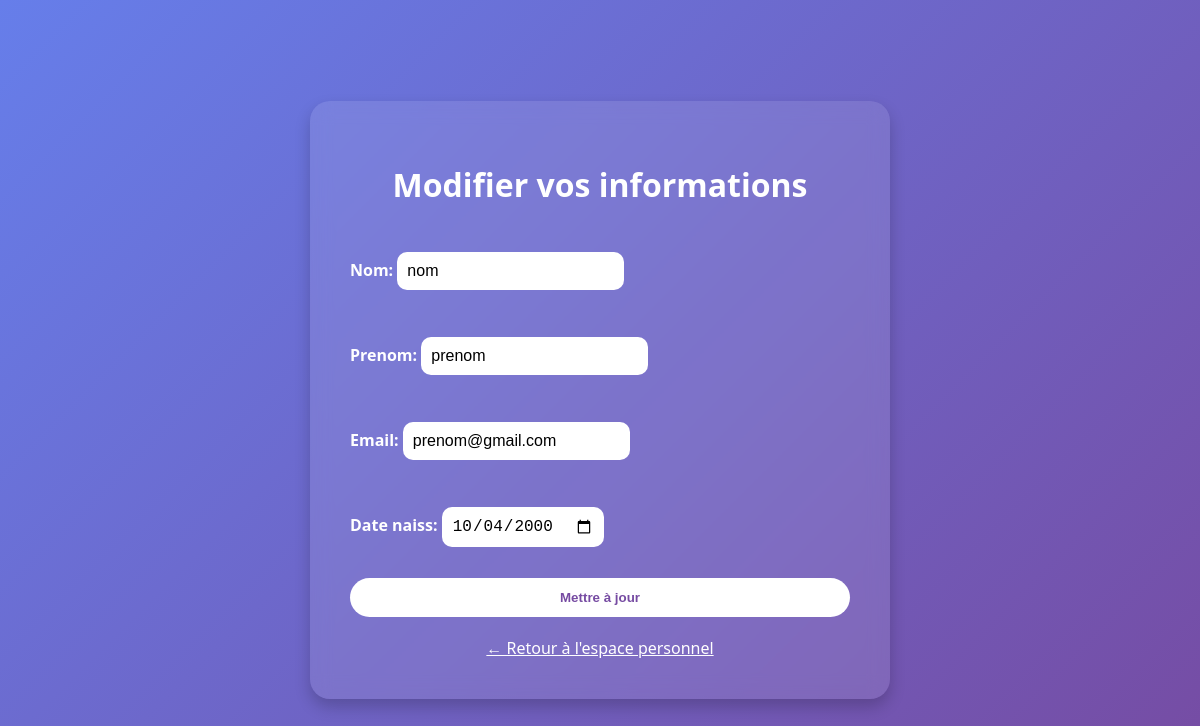
The page /benvoplanify/modifier-benevole/ (signed in) on the database its author committed.
### benvoplanify/models.py (models this page shows, shortened)
class Benevole(models.Model):
    user = models.OneToOneField(settings.AUTH_USER_MODEL, on_delete=models.CASCADE)
    nom = models.CharField(max_length=50)
    prenom = models.CharField(max_length=50)
    email = models.EmailField(unique=True)
    date_naiss = models.DateField()

### benvoplanify/views.py (the view)
# urls.py: path('modifier-benevole/',views.modif_benev, name='modif_benev'),
@login_required
def modif_benev(request):
    user = request.user
    benevole = get_object_or_404(Benevole, user=user)
    if request.method == 'POST':
        form = BenevoleForm(request.POST, instance=benevole)
        if form.is_valid():
            form.save()
            return redirect('espace_perso')
    else:
        form = BenevoleForm(instance=benevole)
    return render(request, 'benvoplanify/modif_benev.html', {'form': form})

### benvoplanify/forms.py
class BenevoleForm(forms.ModelForm):
    class Meta:
        model = Benevole
        fields = ['nom', 'prenom', 'email', 'date_naiss']
        widgets = {
            'date_naiss': forms.DateInput(attrs={'type': 'date'}),
        }

### benvoplanify/templates/benvoplanify/modif_benev.html (shortened to what this page needs)
<!DOCTYPE html>
<html lang="fr">
<head>
</head>
<body>
    <div class="container">
        <h1>Modifier vos informations</h1>
        <form method="post">
            {{ form.as_p }}
            <button type="submit">Mettre à jour</button>
        </form>
        <a href="{% url 'espace_perso' %}" class="back-link">← Retour à l'espace personnel</a>
    </div>
</body>
</html>

### benvoplanify/templates/benvoplanify/modif_benev.html (style rules this page uses)
body { margin: 0; padding: 0; font-family: 'Segoe UI', Tahoma, Geneva, Verdana, sans-serif; background: linear-gradient(135deg, #667eea, #764ba2); color: #fff; display: flex; justify-content: center; align-items: center; height: 100vh; }
.container { background-color: rgba(255, 255, 255, 0.1); padding: 40px; border-radius: 20px; box-shadow: 0 8px 16px rgba(0, 0, 0, 0.2); backdrop-filter: blur(10px); width: 100%; max-width: 500px; }
h1 { text-align: center; margin-bottom: 30px; }
form { display: flex; flex-direction: column; }
label { margin-bottom: 5px; font-weight: bold; }
input, select, textarea { padding: 10px; border: none; border-radius: 10px; margin-bottom: 15px; font-size: 1rem; }
button { padding: 12px; border: none; border-radius: 30px; background-color: #fff; color: #764ba2; font-weight: bold; cursor: pointer; transition: 0.3s ease; }
.back-link { display: block; text-align: center; margin-top: 20px; color: #ffffff; text-decoration: underline; }

### rows shown on the page
Benevole: nom "nom", prenom "prenom", email "prenom@gmail.com", date_naiss "10/04/2000"
